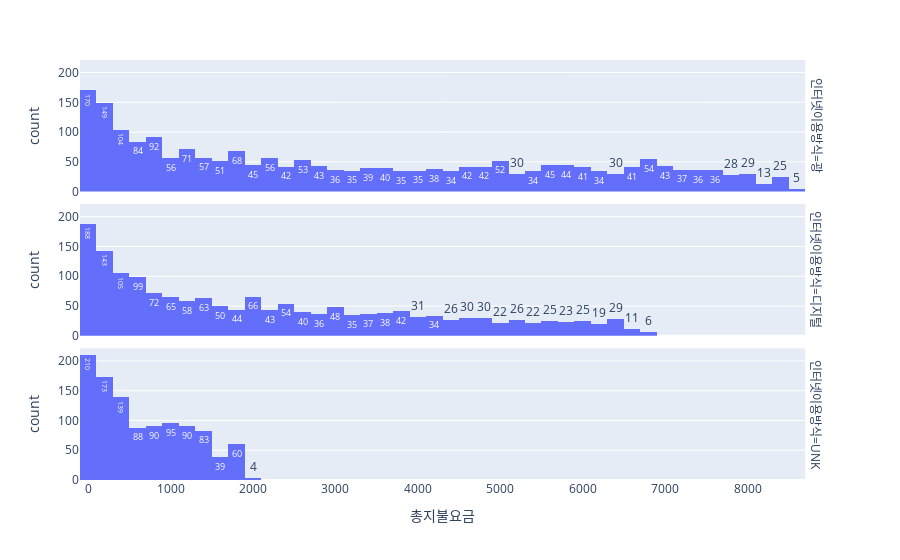

Notebook code cell kept with this figure:
### Code cell
px.histogram(df, x="총지불요금", text_auto=True, facet_row="인터넷이용방식")

### Figure 1 — Plotly figure (JSON) as saved in the notebook; plotly's stock layout.template omitted (floating-point values rounded to 4 significant figures; data arrays with more than 128 entries replaced by an {"elided": "..."} marker saying what was removed)
{"data": [{"alignmentgroup": "True", "bingroup": "x", "hovertemplate": "인터넷이용방식=광<br>총지불요금=%{x}<br>count=%{y}<extra></extra>", "legendgroup": "", "marker": {"color": "#636efa", "pattern": {"shape": ""}}, "name": "", "offsetgroup": "", "orientation": "v", "showlegend": false, "texttemplate": "%{value}", "type": "histogram", "x": {"elided": "2174 float values"}, "xaxis": "x3", "yaxis": "y3"}, {"alignmentgroup": "True", "bingroup": "x", "hovertemplate": "인터넷이용방식=디지털<br>총지불요금=%{x}<br>count=%{y}<extra></extra>", "legendgroup": "", "marker": {"color": "#636efa", "pattern": {"shape": ""}}, "name": "", "offsetgroup": "", "orientation": "v", "showlegend": false, "texttemplate": "%{value}", "type": "histogram", "x": {"elided": "1685 float values"}, "xaxis": "x2", "yaxis": "y2"}, {"alignmentgroup": "True", "bingroup": "x", "hovertemplate": "인터넷이용방식=UNK<br>총지불요금=%{x}<br>count=%{y}<extra></extra>", "legendgroup": "", "marker": {"color": "#636efa", "pattern": {"shape": ""}}, "name": "", "offsetgroup": "", "orientation": "v", "showlegend": false, "texttemplate": "%{value}", "type": "histogram", "x": {"elided": "1071 float values"}, "xaxis": "x", "yaxis": "y"}], "layout": {"annotations": [{"font": {}, "showarrow": false, "text": "인터넷이용방식=UNK", "textangle": 90, "x": 0.98, "xanchor": "left", "xref": "paper", "y": 0.1567, "yanchor": "middle", "yref": "paper"}, {"font": {}, "showarrow": false, "text": "인터넷이용방식=디지털", "textangle": 90, "x": 0.98, "xanchor": "left", "xref": "paper", "y": 0.5, "yanchor": "middle", "yref": "paper"}, {"font": {}, "showarrow": false, "text": "인터넷이용방식=광", "textangle": 90, "x": 0.98, "xanchor": "left", "xref": "paper", "y": 0.8433, "yanchor": "middle", "yref": "paper"}], "barmode": "relative", "legend": {"tracegroupgap": 0}, "margin": {"t": 60}, "xaxis": {"anchor": "y", "domain": [0, 0.98], "title": {"text": "총지불요금"}}, "xaxis2": {"anchor": "y2", "domain": [0, 0.98], "matches": "x", "showticklabels": false}, "xaxis3": {"anchor": "y3", "domain": [0, 0.98], "matches": "x", "showticklabels": false}, "yaxis": {"anchor": "x", "domain": [0, 0.3133], "title": {"text": "count"}}, "yaxis2": {"anchor": "x2", "domain": [0.3433, 0.6567], "matches": "y", "title": {"text": "count"}}, "yaxis3": {"anchor": "x3", "domain": [0.6867, 1.0], "matches": "y", "title": {"text": "count"}}}}
